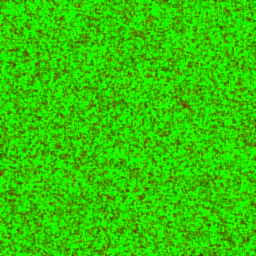
Frame 1 (no input)
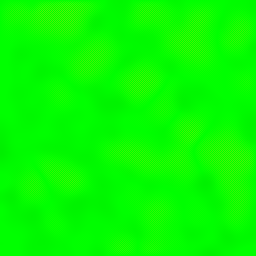
Frame 60 (the mouse pressed at the canvas centre just before this capture)
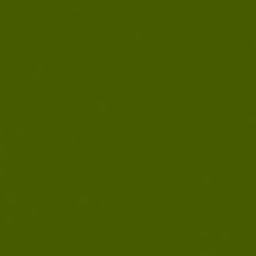
Frame 120 (the mouse held since frame 60 and released just before this capture)

The Processing sketch that drew these frames (run headless with seeded random() and noise(); from frame 60 on, the mouse is pressed at the canvas centre):

// Processing sketch: ReactionDiffusion
// ── ReactionDiffusion.pde
/********************************************************

Program: Simple Reaction Diffusion example
Author:  Dale Thomas
Date:    2020/08/20
Website: chaoticedgegames.com

 ********************************************************/

float[][][][] dish;
int back_buffer = 0;

float DIFFUSION_A = 0.9;
float DIFFUSION_B = 0.2;
float REACTION_SPEED = 0.2;

float F = 0.05;
float K = 0.07;

void clearDish()
{
  back_buffer = 0;
  for (int y=0; y<height; y++)
  {
    for (int x=0; x<width; x++)
    {
      dish[back_buffer][x][y][0] = random(1.0);
      dish[back_buffer][x][y][1] = random(1.0);
    }
  }
}

void updateDish()
{
  int front_buffer = back_buffer ^ 1;
  for (int y=0; y<height; y++)
  {
    float fy = y / (height-1.0);
    for (int x=0; x<width; x++)
    {
      float fx = x / (width-1.0);

      float old_a = dish[back_buffer][x][y][0];
      float old_b = dish[back_buffer][x][y][1];

      float laplace_a = 0.0;
      laplace_a += (x>0) ? dish[back_buffer][x-1][y][0] : old_a;
      laplace_a += (x<width-1) ? dish[back_buffer][x+1][y][0] : old_a;
      laplace_a += (y>0) ? dish[back_buffer][x][y-1][0] : old_a;
      laplace_a += (y<height-1) ? dish[back_buffer][x][y+1][0] : old_a;
      laplace_a *= 0.25;

      float laplace_b = 0.0;
      laplace_b += (x>0) ? dish[back_buffer][x-1][y][1] : old_b;
      laplace_b += (x<width-1) ? dish[back_buffer][x+1][y][1] : old_b;
      laplace_b += (y>0) ? dish[back_buffer][x][y-1][1] : old_b;
      laplace_b += (y<height-1) ? dish[back_buffer][x][y+1][1] : old_b;
      laplace_b *= 0.25;

      float new_a = old_a;
      float new_b = old_b;

      // *** reaction ***
      float abb = old_a * old_b * old_b;
      new_a += REACTION_SPEED * ( F * (1.0 - old_a) - abb );
      new_b += REACTION_SPEED * ( abb - (F+K) * old_b );

      // *** diffusion ***
      new_a += (laplace_a-old_a) * DIFFUSION_A;
      new_b += (laplace_b-old_b) * DIFFUSION_B;

      dish[front_buffer][x][y][0] = new_a;
      dish[front_buffer][x][y][1] = new_b;
    }
  }

  back_buffer = front_buffer;
}

void mouseDragged()
{
  int r = 5;  
  int xmin = max(mouseX-r, 0);
  int xmax = min(mouseX+r, width-1);
  int ymin = max(mouseY-r, 0);
  int ymax = min(mouseY+r, height-1);
  
  for (int y=ymin; y<=ymax; y++)
  {
    for (int x=xmin; x<=xmax; x++)
    {
      dish[back_buffer][x][y][0] = 0.0;
      dish[back_buffer][x][y][1] = 1.0;
    }
  }
}

void setup()
{
  size(256, 256);

  dish = new float[2][width][height][2];

  clearDish();
}

void draw()
{
      F = 0.1 * (mouseX / (width-1.0));
      K = 0.1 * (mouseY / (height-1.0));

  
  for (int i=0; i<10; i++) updateDish();

  loadPixels();
  for (int y=0; y<height; y++)
  {
    for (int x=0; x<width; x++)
    {
      pixels[x+y*width] = color(int(dish[back_buffer][x][y][0]*255), int(dish[back_buffer][x][y][1]*255), 0);
    }
  }
  updatePixels();
}
